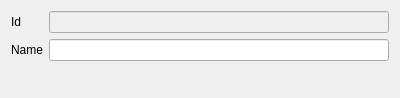
<?xml version="1.0" encoding="UTF-8"?>
<ui version="4.0">
 <class>DlgMenuName</class>
 <widget class="QDialog" name="DlgMenuName">
  <property name="geometry">
   <rect>
    <x>0</x>
    <y>0</y>
    <width>400</width>
    <height>98</height>
   </rect>
  </property>
  <property name="windowTitle">
   <string>Dialog</string>
  </property>
  <layout class="QHBoxLayout" name="horizontalLayout">
   <item>
    <layout class="QGridLayout" name="gridLayout">
     <item row="0" column="0">
      <widget class="QLabel" name="label_2">
       <property name="text">
        <string>Id</string>
       </property>
      </widget>
     </item>
     <item row="1" column="0">
      <widget class="QLabel" name="label">
       <property name="text">
        <string>Name</string>
       </property>
      </widget>
     </item>
     <item row="0" column="1">
      <widget class="QPLineEdit" name="lineEdit">
       <property name="enabled">
        <bool>false</bool>
       </property>
       <property name="field" stdset="0">
        <string>ID</string>
       </property>
      </widget>
     </item>
     <item row="1" column="1">
      <widget class="QPLineEdit" name="lineEdit_2">
       <property name="field" stdset="0">
        <string>NAME</string>
       </property>
      </widget>
     </item>
     <item row="2" column="0" colspan="2">
      <widget class="FBtnOkCancel" name="widget" native="true"/>
     </item>
    </layout>
   </item>
  </layout>
 </widget>
 <customwidgets>
  <customwidget>
   <class>FBtnOkCancel</class>
   <extends>QWidget</extends>
   <header location="global">fbtnokcancel.h</header>
   <container>1</container>
  </customwidget>
  <customwidget>
   <class>QPLineEdit</class>
   <extends>QLineEdit</extends>
   <header>qplineedit.h</header>
  </customwidget>
 </customwidgets>
 <resources/>
 <connections/>
</ui>
